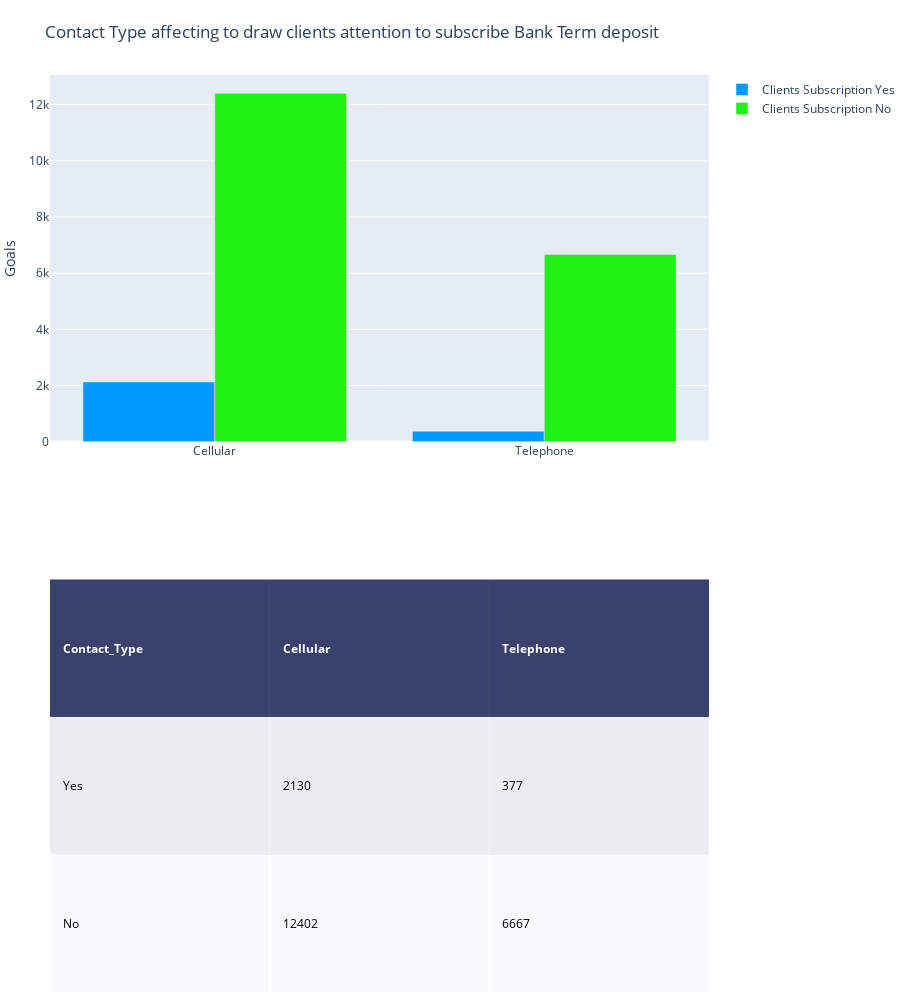

Notebook code for this chart:
### Code cell
#7. How Contact medium is one of teh way to draw customers attention in order to raise subscription rate.

import plotly.graph_objects as go
import plotly.figure_factory as ff

# Add table data
table_data = [['Contact_Type', 'Cellular', 'Telephone'],
              ['Yes', 2130, 377],
              ['No',12402,6667]]
             
fig = ff.create_table(table_data, height_constant=60)
# Add graph data
teams = ['Cellular', 'Telephone']
         
GFPG = [2130, 377]
GAPG = [12402,6667]

# Make traces for graph
trace1 = go.Bar(x=teams, y=GFPG, xaxis='x2', yaxis='y2',
                marker=dict(color='#0099ff'),
                name='Clients Subscription Yes')
trace2 = go.Bar(x=teams, y=GAPG, xaxis='x2', yaxis='y2',
                marker=dict(color='#20F216'),
                name='Clients Subscription No')

# Add trace data to figure
fig.add_traces([trace1, trace2])

# initialize xaxis2 and yaxis2
fig['layout']['xaxis2'] = {}
fig['layout']['yaxis2'] = {}

# Edit layout for subplots
fig.layout.yaxis.update({'domain': [0, .45]})
fig.layout.yaxis2.update({'domain': [.6, 1]})

# The graph's yaxis2 MUST BE anchored to the graph's xaxis2 and vice versa
fig.layout.yaxis2.update({'anchor': 'x2'})
fig.layout.xaxis2.update({'anchor': 'y2'})
fig.layout.yaxis2.update({'title': 'Goals'})

# Update the margins to add a title and see graph x-labels.
fig.layout.margin.update({'t':75, 'l':50})
fig.layout.update({'title': 'Contact Type affecting to draw clients attention to subscribe Bank Term deposit'})
fig.layout.update({'height':1000})

fig.show()

### Figure 1 — Plotly figure (JSON) as saved in the notebook; plotly's stock layout.template omitted (floating-point values rounded to 4 significant figures)
{"data": [{"colorscale": [[0, "#00083e"], [0.5, "#ededee"], [1, "#ffffff"]], "hoverinfo": "none", "opacity": 0.75, "showscale": false, "type": "heatmap", "z": [[0, 0, 0], [0.5, 0.5, 0.5], [1, 1, 1]]}, {"marker": {"color": "#0099ff"}, "name": "Clients Subscription Yes", "type": "bar", "x": ["Cellular", "Telephone"], "xaxis": "x2", "y": [2130, 377], "yaxis": "y2"}, {"marker": {"color": "#20F216"}, "name": "Clients Subscription No", "type": "bar", "x": ["Cellular", "Telephone"], "xaxis": "x2", "y": [12402, 6667], "yaxis": "y2"}], "layout": {"annotations": [{"align": "left", "font": {"color": "#ffffff"}, "showarrow": false, "text": "<b>Contact_Type</b>", "x": -0.45, "xanchor": "left", "xref": "x", "y": 0, "yref": "y"}, {"align": "left", "font": {"color": "#ffffff"}, "showarrow": false, "text": "<b>Cellular</b>", "x": 0.55, "xanchor": "left", "xref": "x", "y": 0, "yref": "y"}, {"align": "left", "font": {"color": "#ffffff"}, "showarrow": false, "text": "<b>Telephone</b>", "x": 1.55, "xanchor": "left", "xref": "x", "y": 0, "yref": "y"}, {"align": "left", "font": {"color": "#000000"}, "showarrow": false, "text": "Yes", "x": -0.45, "xanchor": "left", "xref": "x", "y": 1, "yref": "y"}, {"align": "left", "font": {"color": "#000000"}, "showarrow": false, "text": "2130", "x": 0.55, "xanchor": "left", "xref": "x", "y": 1, "yref": "y"}, {"align": "left", "font": {"color": "#000000"}, "showarrow": false, "text": "377", "x": 1.55, "xanchor": "left", "xref": "x", "y": 1, "yref": "y"}, {"align": "left", "font": {"color": "#000000"}, "showarrow": false, "text": "No", "x": -0.45, "xanchor": "left", "xref": "x", "y": 2, "yref": "y"}, {"align": "left", "font": {"color": "#000000"}, "showarrow": false, "text": "12402", "x": 0.55, "xanchor": "left", "xref": "x", "y": 2, "yref": "y"}, {"align": "left", "font": {"color": "#000000"}, "showarrow": false, "text": "6667", "x": 1.55, "xanchor": "left", "xref": "x", "y": 2, "yref": "y"}], "height": 1000, "margin": {"b": 0, "l": 50, "r": 0, "t": 75}, "title": {"text": "Contact Type affecting to draw clients attention to subscribe Bank Term deposit"}, "xaxis": {"dtick": 1, "gridwidth": 2, "showticklabels": false, "tick0": -0.5, "ticks": "", "zeroline": false}, "xaxis2": {"anchor": "y2"}, "yaxis": {"autorange": "reversed", "domain": [0, 0.45], "dtick": 1, "gridwidth": 2, "showticklabels": false, "tick0": 0.5, "ticks": "", "zeroline": false}, "yaxis2": {"anchor": "x2", "domain": [0.6, 1], "title": {"text": "Goals"}}}}
